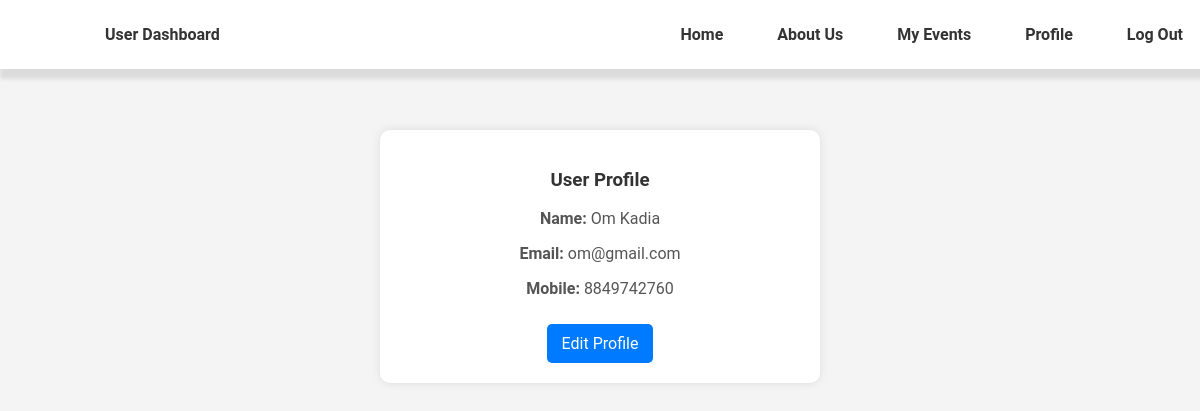
Screenshot of /Customer/profile.php (signed in) with the database file from the repository.
### tables this page shows
CREATE TABLE `user` (
  `user_id` int(11) NOT NULL,
  `name` varchar(100) NOT NULL,
  `email` varchar(100) NOT NULL,
  `mobile` varchar(15) NOT NULL,
  `password` varchar(200) NOT NULL,
  `reset_token` varchar(255) DEFAULT NULL
);

### Customer/profile.php (the view, shortened to what this page needs)
<?php
include 'connection.php';
include 'user_navbar.php';
$user_id = $_SESSION['user_id'];
$sql = "SELECT name, email, mobile FROM user WHERE user_id = ?";
$stmt = $conn->prepare($sql);
$stmt->bind_param("i", $user_id);
$stmt->execute();
$stmt->bind_result($name, $email, $mobile);
?>
<!DOCTYPE html>
<html lang="en">
<head>
</head>
<body>
    <div class="profile-card">
        <h3>User Profile</h3>
        <p><strong>Name:</strong> <?php echo htmlspecialchars($name); ?></p>
        <p><strong>Email:</strong> <?php echo htmlspecialchars($email); ?></p>
        <p><strong>Mobile:</strong> <?php echo htmlspecialchars($mobile); ?></p>
        <a href="edit_profile.php" class="btn-edit">Edit Profile</a>
    </div>
</body>
</html>

### Customer/user_navbar.php (style rules this page uses)
body { font-family: 'Roboto', sans-serif; margin: 0; padding: 0; background-color: #f5f7fa; }

### Customer/profile.php (style rules this page uses)
body { background-color: #f4f4f4; }
.profile-card { max-width: 400px; margin: 50px auto; background: #fff; padding: 20px; border-radius: 10px; box-shadow: 0px 0px 10px rgba(0, 0, 0, 0.1); text-align: center; }
.profile-card h3 { color: #333; }
.profile-card p { color: #555; font-size: 16px; }
.btn-edit { background: #007bff; color: #fff; border-radius: 5px; padding: 10px 15px; text-decoration: none; display: inline-block; margin-top: 10px; }

### rows the page displays
user: name "Om Kadia", email "om@gmail.com", mobile "8849742760"
